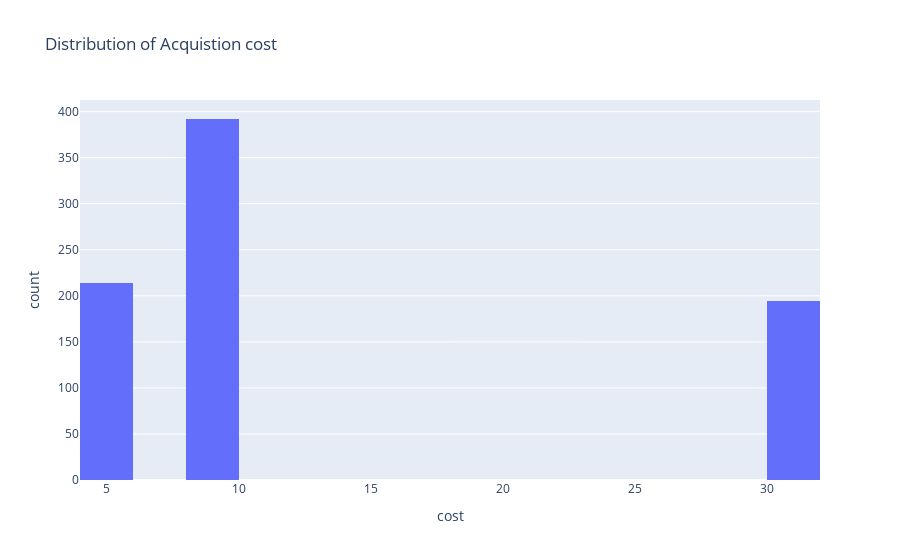

Notebook code for this chart:
### Code cell
fig = px.histogram(data,x = "cost",
                   nbins = 20 ,
                   title = "Distribution of Acquistion cost")
fig.show()

### Figure 1 — Plotly figure (JSON) as saved in the notebook; plotly's stock layout.template omitted (floating-point values rounded to 4 significant figures; data arrays with more than 128 entries replaced by an {"elided": "..."} marker saying what was removed)
{"data": [{"alignmentgroup": "True", "bingroup": "x", "hovertemplate": "cost=%{x}<br>count=%{y}<extra></extra>", "legendgroup": "", "marker": {"color": "#636efa", "pattern": {"shape": ""}}, "name": "", "nbinsx": 20, "offsetgroup": "", "orientation": "v", "showlegend": false, "type": "histogram", "x": {"elided": "800 float values"}, "xaxis": "x", "yaxis": "y"}], "layout": {"barmode": "relative", "legend": {"tracegroupgap": 0}, "title": {"text": "Distribution of Acquistion cost"}, "xaxis": {"anchor": "y", "domain": [0, 1], "title": {"text": "cost"}}, "yaxis": {"anchor": "x", "domain": [0, 1], "title": {"text": "count"}}}}
